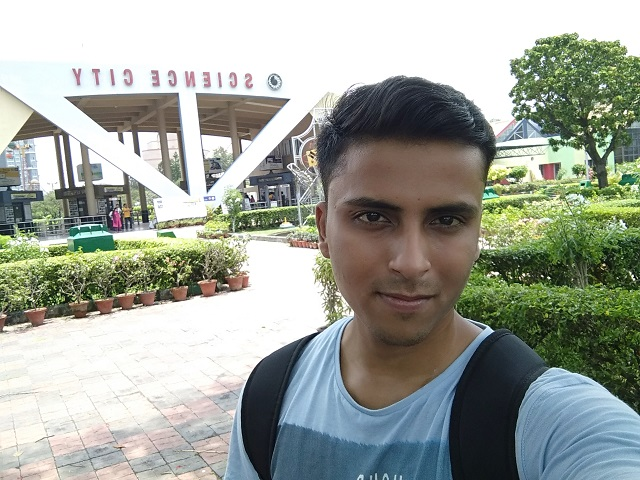
#> input picture putta.jpg, 640 x 480 px
$ python pencil.py
#> lines starting #> are read from the running program, lines starting #| are printed output that depends on the picture
# Image to Pencil Sketch[Python-Open CV]

import cv2
import sys

image = cv2.imread("putta.jpg")
#> image is the input picture: shape (480, 640, 3); mean B, G, R 154.2, 163.3, 158.1
grayImage = cv2.cvtColor(image, cv2.COLOR_BGR2GRAY)
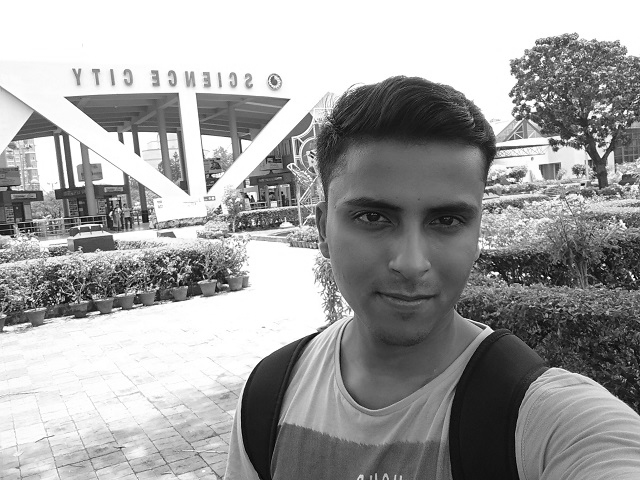
#> grayImage: shape (480, 640); min 1, max 255, mean 160.7
grayImageInv = 255 - grayImage
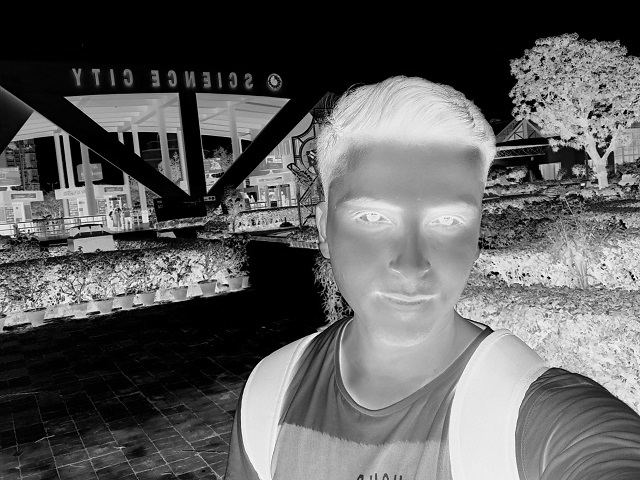
#> grayImageInv: shape (480, 640); min 0, max 254, mean 94.3
grayImageInv = cv2.GaussianBlur(grayImageInv, (21, 21), 0)
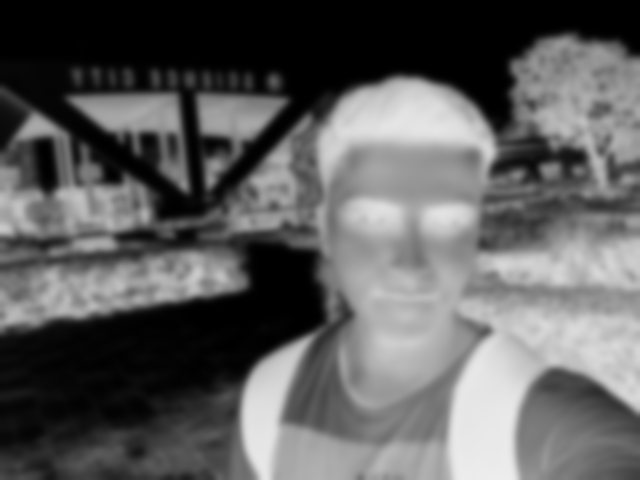
#> grayImageInv: shape (480, 640); min 0, max 237, mean 94.3
output = cv2.divide(grayImage, 255 - grayImageInv, scale = 256.0)
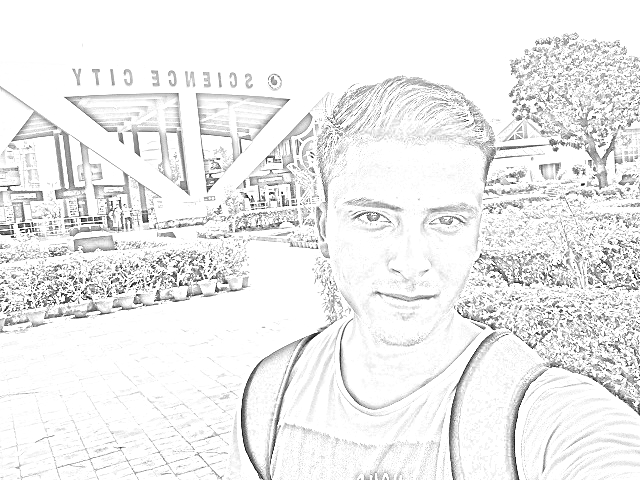
#> output: shape (480, 640); min 3, max 255, mean 237.9
cv2.namedWindow("image", cv2.WINDOW_AUTOSIZE)
cv2.namedWindow("pencilsketch", cv2.WINDOW_AUTOSIZE)
cv2.imshow("image", image)
cv2.imshow("penccilsketch", output)
cv2.waitKey(0)
cv2.destroyAllWindows()
